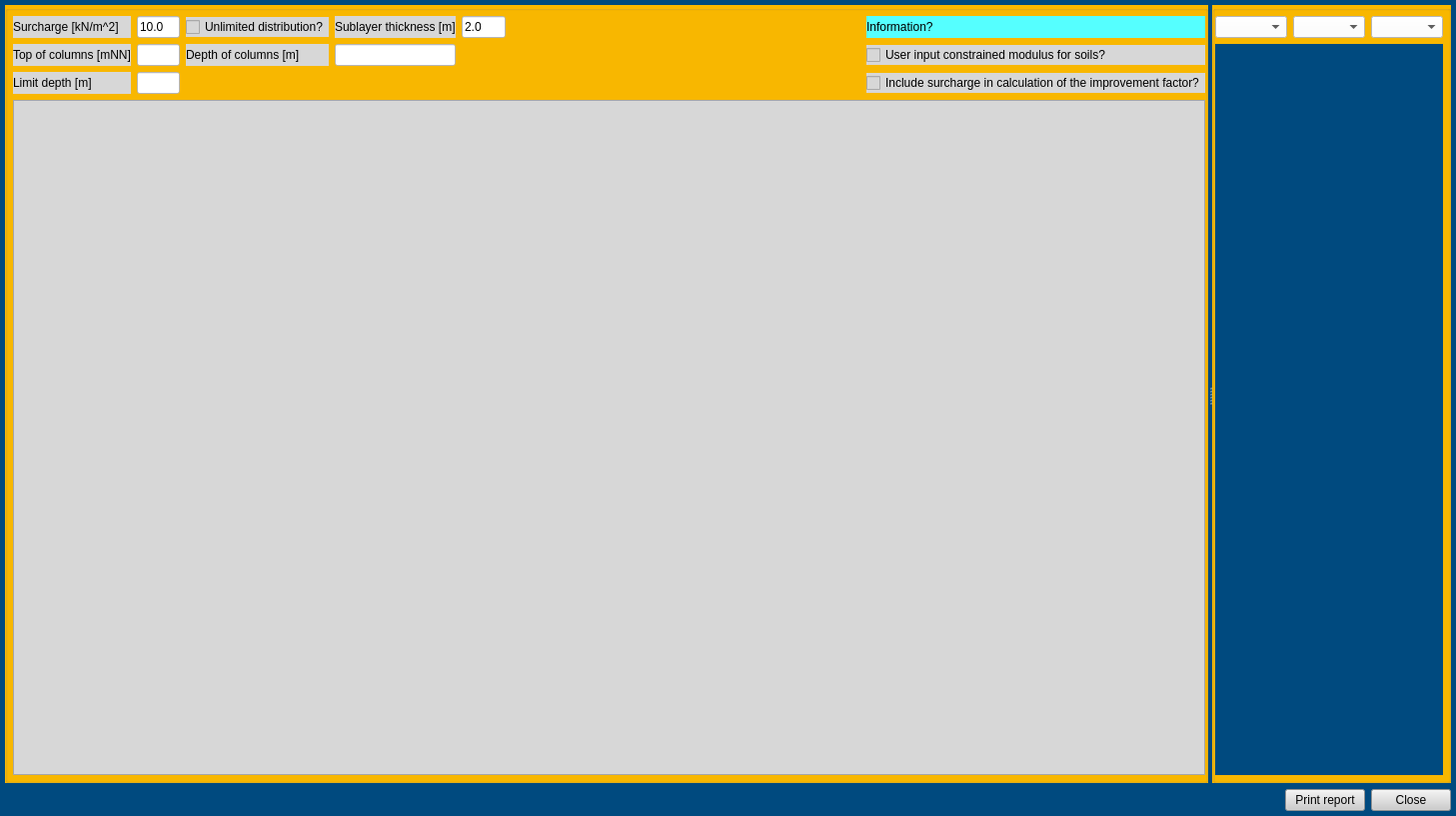
<?xml version="1.0" encoding="UTF-8"?>
<ui version="4.0">
 <class>Dialog</class>
 <widget class="QDialog" name="Dialog">
  <property name="geometry">
   <rect>
    <x>0</x>
    <y>0</y>
    <width>1457</width>
    <height>817</height>
   </rect>
  </property>
  <property name="windowTitle">
   <string>Dialog</string>
  </property>
  <property name="styleSheet">
   <string notr="true">QWidget{
background-color: rgb(0, 74, 127);
}

QPushButton{
background-color: rgb(205, 205, 205);
}

QLineEdit{
background-color:rgb(255, 255, 255)
}

QLabel{
background-color:rgb(215, 215, 215)
}

QCheckBox{
background-color:rgb(215, 215, 215)
}


QTableWidget{
background-color:rgb(215, 215, 215)
}

QComboBox{
background-color:rgb(255, 255, 255)
}
</string>
  </property>
  <layout class="QGridLayout" name="gridLayout_3">
   <property name="leftMargin">
    <number>5</number>
   </property>
   <property name="topMargin">
    <number>5</number>
   </property>
   <property name="rightMargin">
    <number>5</number>
   </property>
   <property name="bottomMargin">
    <number>5</number>
   </property>
   <item row="0" column="0" colspan="3">
    <widget class="QSplitter" name="splitter">
     <property name="orientation">
      <enum>Qt::Horizontal</enum>
     </property>
     <widget class="QGroupBox" name="groupBox">
      <property name="enabled">
       <bool>true</bool>
      </property>
      <property name="toolTip">
       <string/>
      </property>
      <property name="styleSheet">
       <string notr="true">QGroupBox{
background-color: rgb(251, 185, 0);
}
</string>
      </property>
      <property name="title">
       <string/>
      </property>
      <layout class="QGridLayout" name="gridLayout">
       <property name="leftMargin">
        <number>5</number>
       </property>
       <property name="topMargin">
        <number>5</number>
       </property>
       <property name="rightMargin">
        <number>0</number>
       </property>
       <property name="bottomMargin">
        <number>5</number>
       </property>
       <item row="2" column="1">
        <widget class="QLineEdit" name="lineEdit_2"/>
       </item>
       <item row="0" column="7">
        <widget class="QLabel" name="label_5">
         <property name="toolTip">
          <string>&lt;html&gt;&lt;head/&gt;&lt;body&gt;&lt;p&gt;The calculations here follow Priebe [1]. Below are the summaries.&lt;/p&gt;&lt;p&gt;Depending on the sub soil layer thickness and depth of columns given, the number of sub soil layers will be adjusted accordingly. Soil parameters of the sub soil layers are copied from the original soil layers, only stiffness moduli are improved and soil strength parameters are adjusted after Priebe equations.&lt;/p&gt;&lt;p&gt;Soil stiffness E_s and columns stiffness E_c are calculated for each sub soil layers in the improved soil region following the relation E = v_e * 100 * (sigma_v'/100)^w_e.&lt;/p&gt;&lt;p&gt;When friction angle of soil is modified by the columns, K0nc is updated by the relation K0nc = 1 - sin(phi_bar).&lt;/p&gt;&lt;p&gt;For HS-small soil, the ratio E_dyn/E_sta is recalculated from the current EurRef value by interpolationg from the (E_dyn/E_sta - E_sta) curve for soil. Then, G0ref is adapted following the relation G0ref = EurRef*(E_dyn/E_sta)*(1/2.4).&lt;/p&gt;&lt;p&gt;If user input constrained modulus is activated, soil stiffness E_s can be assigned by user for each layer. In this case, the columns stiffness E_c is not dependent on stress.&lt;/p&gt;&lt;p&gt;It is recommended to set the depth limit such that the stress increase by surcharge is less than 20% stress caused by overburden: (sigma_p' -  sigma_v') / (sigma_p' + sigma_v') &amp;gt; 0.2, where sigma_p' is the stress caused by surcharge and sigma_v' is stress caused by soil overburden alone.&lt;/p&gt;&lt;p&gt;The stress caused by surchange sigma_p' applied in a circular surface is distributed along depth following the relation &lt;/p&gt;&lt;p&gt;sigma_p'(r, z) = p0 * [1 - (1/(1 + (r/z)^2)^(3/2)], where we take r to be radius of the circular surface load which results in stress distribution along depth z at the center of the circular surface.&lt;/p&gt;&lt;p&gt;&lt;br/&gt;&lt;/p&gt;&lt;p&gt;Reference:&lt;/p&gt;&lt;p&gt;[1] Priebe, H.J., 1995. The design of vibro replacement. &lt;span style=&quot; font-style:italic;&quot;&gt;Ground engineering&lt;/span&gt;, &lt;span style=&quot; font-style:italic;&quot;&gt;28&lt;/span&gt;(10), p.31.&lt;/p&gt;&lt;/body&gt;&lt;/html&gt;</string>
         </property>
         <property name="styleSheet">
          <string notr="true">background-color: rgb(85, 255, 255);</string>
         </property>
         <property name="text">
          <string>Information?</string>
         </property>
        </widget>
       </item>
       <item row="0" column="0">
        <widget class="QLabel" name="label">
         <property name="text">
          <string>Surcharge [kN/m^2]</string>
         </property>
        </widget>
       </item>
       <item row="2" column="0">
        <widget class="QLabel" name="label_2">
         <property name="text">
          <string>Top of columns [mNN]</string>
         </property>
        </widget>
       </item>
       <item row="0" column="3">
        <widget class="QLabel" name="label_4">
         <property name="text">
          <string>Sublayer thickness [m]</string>
         </property>
        </widget>
       </item>
       <item row="6" column="0" colspan="8">
        <widget class="QTableWidget" name="tableWidget">
         <attribute name="horizontalHeaderDefaultSectionSize">
          <number>80</number>
         </attribute>
        </widget>
       </item>
       <item row="0" column="1">
        <widget class="QLineEdit" name="lineEdit">
         <property name="text">
          <string>10.0</string>
         </property>
        </widget>
       </item>
       <item row="0" column="4">
        <widget class="QLineEdit" name="lineEdit_4">
         <property name="text">
          <string>2.0</string>
         </property>
        </widget>
       </item>
       <item row="2" column="7">
        <widget class="QCheckBox" name="checkBox">
         <property name="text">
          <string>User input constrained modulus for soils?</string>
         </property>
        </widget>
       </item>
       <item row="3" column="1">
        <widget class="QLineEdit" name="lineEdit_5"/>
       </item>
       <item row="3" column="0">
        <widget class="QLabel" name="label_6">
         <property name="text">
          <string>Limit depth [m]</string>
         </property>
        </widget>
       </item>
       <item row="3" column="7">
        <widget class="QCheckBox" name="checkBox_2">
         <property name="text">
          <string>Include surcharge in calculation of the improvement factor?</string>
         </property>
        </widget>
       </item>
       <item row="0" column="5">
        <spacer name="horizontalSpacer">
         <property name="orientation">
          <enum>Qt::Horizontal</enum>
         </property>
         <property name="sizeHint" stdset="0">
          <size>
           <width>408</width>
           <height>20</height>
          </size>
         </property>
        </spacer>
       </item>
       <item row="0" column="2">
        <widget class="QCheckBox" name="checkBox_3">
         <property name="text">
          <string>Unlimited distribution?</string>
         </property>
        </widget>
       </item>
       <item row="2" column="2">
        <widget class="QLabel" name="label_3">
         <property name="text">
          <string>Depth of columns [m]</string>
         </property>
        </widget>
       </item>
       <item row="2" column="3">
        <widget class="QLineEdit" name="lineEdit_3"/>
       </item>
       <item row="2" column="4" colspan="2">
        <spacer name="horizontalSpacer_2">
         <property name="orientation">
          <enum>Qt::Horizontal</enum>
         </property>
         <property name="sizeHint" stdset="0">
          <size>
           <width>40</width>
           <height>20</height>
          </size>
         </property>
        </spacer>
       </item>
       <item row="3" column="2" colspan="4">
        <spacer name="horizontalSpacer_3">
         <property name="orientation">
          <enum>Qt::Horizontal</enum>
         </property>
         <property name="sizeHint" stdset="0">
          <size>
           <width>40</width>
           <height>20</height>
          </size>
         </property>
        </spacer>
       </item>
      </layout>
     </widget>
     <widget class="QGroupBox" name="groupBox_2">
      <property name="styleSheet">
       <string notr="true">QGroupBox{
background-color: rgb(251, 185, 0);
}
</string>
      </property>
      <property name="title">
       <string/>
      </property>
      <layout class="QGridLayout" name="gridLayout_2">
       <property name="leftMargin">
        <number>0</number>
       </property>
       <property name="topMargin">
        <number>5</number>
       </property>
       <property name="rightMargin">
        <number>5</number>
       </property>
       <property name="bottomMargin">
        <number>5</number>
       </property>
       <item row="0" column="1">
        <widget class="QComboBox" name="comboBox_2"/>
       </item>
       <item row="0" column="0">
        <widget class="QComboBox" name="comboBox"/>
       </item>
       <item row="0" column="2">
        <widget class="QComboBox" name="comboBox_3"/>
       </item>
       <item row="1" column="0" colspan="3">
        <widget class="QWidget" name="widget" native="true"/>
       </item>
      </layout>
     </widget>
    </widget>
   </item>
   <item row="1" column="0">
    <spacer name="horizontalSpacer_4">
     <property name="orientation">
      <enum>Qt::Horizontal</enum>
     </property>
     <property name="sizeHint" stdset="0">
      <size>
       <width>1282</width>
       <height>20</height>
      </size>
     </property>
    </spacer>
   </item>
   <item row="1" column="1">
    <widget class="QPushButton" name="pushButton_2">
     <property name="text">
      <string>Print report</string>
     </property>
     <property name="autoDefault">
      <bool>false</bool>
     </property>
    </widget>
   </item>
   <item row="1" column="2">
    <widget class="QPushButton" name="pushButton">
     <property name="text">
      <string>Close</string>
     </property>
     <property name="autoDefault">
      <bool>false</bool>
     </property>
    </widget>
   </item>
  </layout>
 </widget>
 <resources/>
 <connections/>
</ui>
